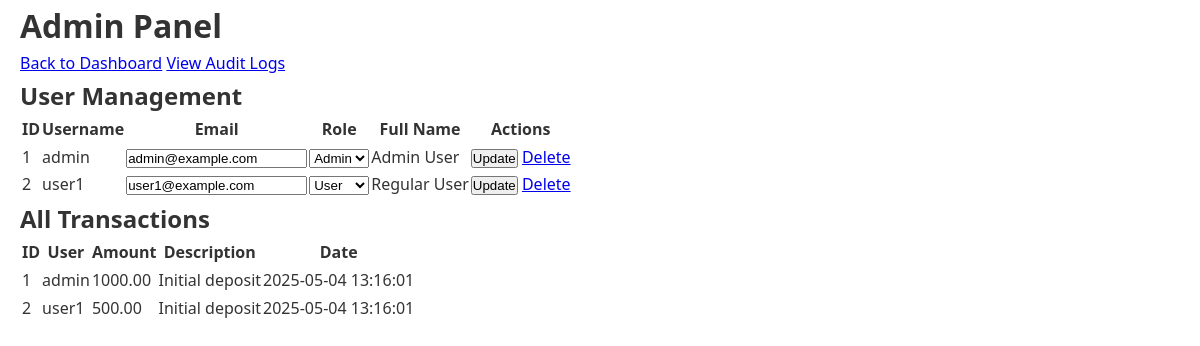
/admin.php (signed in), run on the app's committed database.
### tables this page shows
CREATE TABLE users (
    id INT AUTO_INCREMENT PRIMARY KEY,
    username VARCHAR(50) NOT NULL,
    password VARCHAR(255) NOT NULL,
    email VARCHAR(100) NOT NULL,
    role ENUM('user', 'admin') DEFAULT 'user',
    full_name VARCHAR(100),
    address TEXT,
    phone VARCHAR(20),
    created_at TIMESTAMP DEFAULT CURRENT_TIMESTAMP
);

CREATE TABLE transactions (
    id INT AUTO_INCREMENT PRIMARY KEY,
    user_id INT NOT NULL,
    amount DECIMAL(10,2) NOT NULL,
    description VARCHAR(255),
    transaction_date TIMESTAMP DEFAULT CURRENT_TIMESTAMP,
    FOREIGN KEY (user_id) REFERENCES users(id)
);

### admin.php (the view, shortened to what this page needs)
<?php
$db = DB::connect();
$users = $db->query("SELECT * FROM users")->fetchAll(PDO::FETCH_ASSOC);
$transactions = $db->query("SELECT t.*, u.username FROM transactions t JOIN users u ON t.user_id = u.id")->fetchAll(PDO::FETCH_ASSOC);
?>
<!DOCTYPE html>
<html>
<head>
    <link rel="stylesheet" href="assets/style.css">
</head>
<body>
    <div class="container">
        <h1>Admin Panel</h1>
        <div class="admin-actions">
            <a href="dashboard.php" class="button">Back to Dashboard</a>
            <a href="audit_log.php" class="button">View Audit Logs</a>
        </div>
        <h2>User Management</h2>
        <table>
            <thead>
                <tr>
                    <th>ID</th>
                    <th>Username</th>
                    <th>Email</th>
                    <th>Role</th>
                    <th>Full Name</th>
                    <th>Actions</th>
                </tr>
            </thead>
            <tbody>
                <?php foreach ($users as $user): ?>
                <tr>
                    <td><?= htmlspecialchars($user['id']) ?></td>
                    <td><?= htmlspecialchars($user['username']) ?></td>
                    <td>
                        <form method="POST" class="inline-form">
                            <input type="email" name="email" value="<?= htmlspecialchars($user['email']) ?>" required>
                    </td>
                    <td>
                            <select name="role">
                                <option value="user" <?= $user['role'] === 'user' ? 'selected' : '' ?>>User</option>
                                <option value="admin" <?= $user['role'] === 'admin' ? 'selected' : '' ?>>Admin</option>
                            </select>
                    </td>
                    <td><?= htmlspecialchars($user['full_name']) ?></td>
                    <td>
                            <button type="submit" name="update_user" class="button button-small">Update</button>
                        <a href="admin.php?delete=<?= $user['id'] ?>" class="button button-danger button-small"
                           onclick="return confirm('Are you sure?')">Delete</a>
                    </td>
                </tr>
                <?php endforeach; ?>
            </tbody>
        </table>
        <h2>All Transactions</h2>
        <table>
            <thead>
                <tr>
                    <th>ID</th>
                    <th>User</th>
                    <th>Amount</th>
                    <th>Description</th>
                    <th>Date</th>
                </tr>
            </thead>
            <tbody>
                <?php foreach ($transactions as $tx): ?>
                <tr>
                    <td><?= htmlspecialchars($tx['id']) ?></td>
                    <td><?= htmlspecialchars($tx['username']) ?></td>
                    <td><?= htmlspecialchars($tx['amount']) ?></td>
                    <td><?= htmlspecialchars($tx['description']) ?></td>
                    <td><?= htmlspecialchars($tx['transaction_date']) ?></td>
                </tr>
                <?php endforeach; ?>
            </tbody>
        </table>
    </div>
</body>
</html>

### assets/style.css (style rules this page uses)
:root { --primary-color: #0056b3; --primary-dark: #003d7a; --primary-light: #e6f0ff; --secondary-color: #00a86b; --accent-color: #ff6b35; --light-color: #f8f9fa; --dark-color: #212529; --gray-color: #6c757d; --light-gray: #e9ecef; --success-color: #28a745; --warning-color: #ffc107; --danger-color: #dc3545; --info-color: #17a2b8; --text-color: #333; --text-light: #6c757d; --border-radius: 8px; --box-shadow: 0 4px 12px rgba(0, 0, 0, 0.1); --transition: all 0.3s ease; --max-width: 1200px; }
* { box-sizing: border-box; margin: 0; padding: 0; }
body { font-family: 'Segoe UI', 'Roboto', 'Helvetica Neue', Arial, sans-serif; line-height: 1.6; background-color: #ffffff; color: var(--text-color); }
.container { width: 100%; max-width: var(--max-width); margin: 0 auto; padding: 0 20px; }

### data on the page
users: id "1", username "admin", email "admin@example.com", role "Admin", full_name "Admin User"
users: id "2", username "user1", email "user1@example.com", role "User", full_name "Regular User"
transactions: id "1", user.username "admin", amount "1000.00", description "Initial deposit", transaction_date "2025-05-04 13:16:01"
transactions: id "2", user.username "user1", amount "500.00", description "Initial deposit", transaction_date "2025-05-04 13:16:01"
